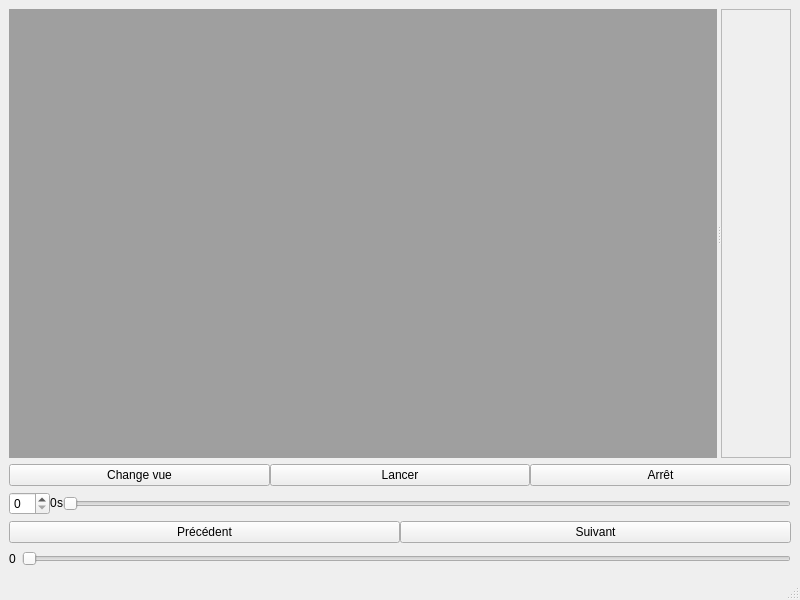
<?xml version="1.0" encoding="UTF-8"?>
<ui version="4.0">
 <class>MainWindow</class>
 <widget class="QMainWindow" name="MainWindow">
  <property name="geometry">
   <rect>
    <x>0</x>
    <y>0</y>
    <width>800</width>
    <height>600</height>
   </rect>
  </property>
  <property name="windowTitle">
   <string>Volcano</string>
  </property>
  <widget class="QWidget" name="centralwidget">
   <layout class="QVBoxLayout" name="verticalLayout">
    <item>
     <widget class="QSplitter" name="splitter">
      <property name="orientation">
       <enum>Qt::Horizontal</enum>
      </property>
      <widget class="QMdiArea" name="mdiArea"/>
      <widget class="QScrollArea" name="parametersArea">
       <property name="widgetResizable">
        <bool>true</bool>
       </property>
       <widget class="QWidget" name="scrollAreaWidgetContents">
        <property name="geometry">
         <rect>
          <x>0</x>
          <y>0</y>
          <width>88</width>
          <height>389</height>
         </rect>
        </property>
        <layout class="QVBoxLayout" name="verticalLayout_2">
         <item>
          <spacer name="verticalSpacer">
           <property name="orientation">
            <enum>Qt::Vertical</enum>
           </property>
           <property name="sizeHint" stdset="0">
            <size>
             <width>20</width>
             <height>40</height>
            </size>
           </property>
          </spacer>
         </item>
        </layout>
       </widget>
      </widget>
     </widget>
    </item>
    <item>
     <layout class="QHBoxLayout" name="horizontalLayout">
      <property name="spacing">
       <number>0</number>
      </property>
      <item>
       <widget class="QPushButton" name="mdiAreaMode">
        <property name="text">
         <string>Change vue</string>
        </property>
       </widget>
      </item>
      <item>
       <widget class="QPushButton" name="buttonPlay">
        <property name="text">
         <string>Lancer</string>
        </property>
       </widget>
      </item>
      <item>
       <widget class="QPushButton" name="buttonStop">
        <property name="text">
         <string>Arrêt</string>
        </property>
       </widget>
      </item>
     </layout>
    </item>
    <item>
     <layout class="QHBoxLayout" name="horizontalLayout_2">
      <property name="spacing">
       <number>0</number>
      </property>
      <item>
       <widget class="QSpinBox" name="spinBoxMaxFrame"/>
      </item>
      <item>
       <widget class="QLabel" name="labelTempsMax">
        <property name="sizePolicy">
         <sizepolicy hsizetype="Preferred" vsizetype="Minimum">
          <horstretch>0</horstretch>
          <verstretch>0</verstretch>
         </sizepolicy>
        </property>
        <property name="minimumSize">
         <size>
          <width>0</width>
          <height>20</height>
         </size>
        </property>
        <property name="maximumSize">
         <size>
          <width>16777215</width>
          <height>20</height>
         </size>
        </property>
        <property name="text">
         <string>0</string>
        </property>
       </widget>
      </item>
      <item>
       <widget class="QLabel" name="label_2">
        <property name="maximumSize">
         <size>
          <width>16777215</width>
          <height>20</height>
         </size>
        </property>
        <property name="text">
         <string>s</string>
        </property>
       </widget>
      </item>
      <item>
       <widget class="QSlider" name="sliderDureeMax">
        <property name="orientation">
         <enum>Qt::Horizontal</enum>
        </property>
       </widget>
      </item>
     </layout>
    </item>
    <item>
     <layout class="QHBoxLayout" name="horizontalLayout_6">
      <property name="spacing">
       <number>0</number>
      </property>
      <item>
       <widget class="QPushButton" name="buttonPrevious">
        <property name="text">
         <string>Précédent</string>
        </property>
       </widget>
      </item>
      <item>
       <widget class="QPushButton" name="buttonNext">
        <property name="text">
         <string>Suivant</string>
        </property>
       </widget>
      </item>
     </layout>
    </item>
    <item>
     <layout class="QHBoxLayout" name="horizontalLayout_7">
      <item>
       <widget class="QLabel" name="labelCurseur">
        <property name="sizePolicy">
         <sizepolicy hsizetype="Preferred" vsizetype="Minimum">
          <horstretch>0</horstretch>
          <verstretch>0</verstretch>
         </sizepolicy>
        </property>
        <property name="minimumSize">
         <size>
          <width>0</width>
          <height>20</height>
         </size>
        </property>
        <property name="maximumSize">
         <size>
          <width>16777215</width>
          <height>20</height>
         </size>
        </property>
        <property name="text">
         <string>0</string>
        </property>
        <property name="margin">
         <number>5</number>
        </property>
        <property name="indent">
         <number>-1</number>
        </property>
       </widget>
      </item>
      <item>
       <widget class="QSlider" name="sliderCurseur">
        <property name="orientation">
         <enum>Qt::Horizontal</enum>
        </property>
       </widget>
      </item>
     </layout>
    </item>
   </layout>
  </widget>
  <widget class="QMenuBar" name="menubar">
   <property name="geometry">
    <rect>
     <x>0</x>
     <y>0</y>
     <width>800</width>
     <height>25</height>
    </rect>
   </property>
  </widget>
  <widget class="QStatusBar" name="statusbar"/>
 </widget>
 <resources/>
 <connections>
  <connection>
   <sender>sliderDureeMax</sender>
   <signal>valueChanged(int)</signal>
   <receiver>labelTempsMax</receiver>
   <slot>setNum(int)</slot>
   <hints>
    <hint type="sourcelabel">
     <x>103</x>
     <y>561</y>
    </hint>
    <hint type="destinationlabel">
     <x>71</x>
     <y>565</y>
    </hint>
   </hints>
  </connection>
 </connections>
</ui>
